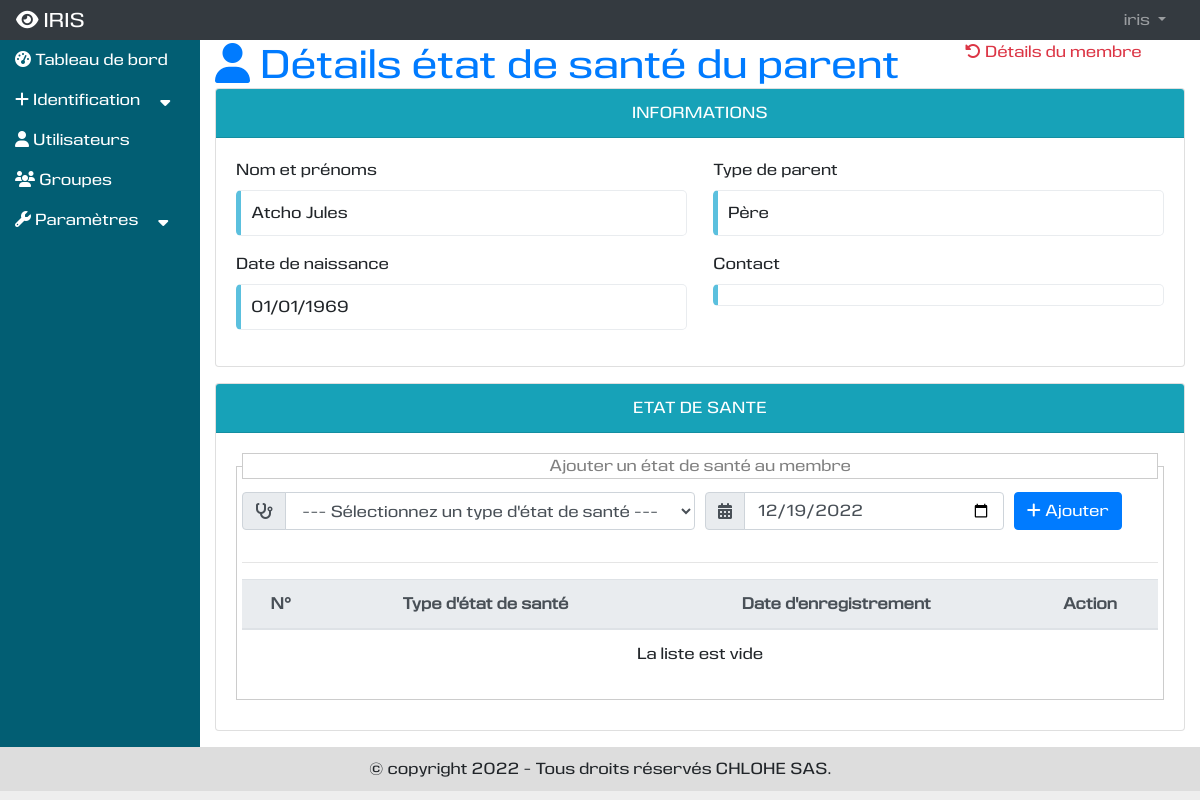
The app's page /presentation/detail-parent-secteuragricole/6 (signed in) with its own data.
### vieprofessionnelle/models.py (models this page shows, shortened)
class Parent(models.Model):
    nomprenoms = models.CharField(max_length=250, verbose_name="Nom et prénoms")
    datenaissance = models.DateField(null=True, blank=True, verbose_name="Date de naissance")
    contact = models.CharField(max_length=50, null=True, blank=True, default="", verbose_name="Contact")
    adresse = models.CharField(max_length=150, null=True, blank=True,default="", verbose_name="Adresse")
    dateenre = models.DateTimeField(default=None, null=True, blank=True, verbose_name="Date d'enregistrement")
    typeparent = models.ForeignKey(TypeParent, on_delete=models.CASCADE)

class TypeParent(models.Model):
    libelle = models.CharField(max_length=100, verbose_name="Libellé", unique=True)
    def __str__(self):
        return self.libelle

### presentation/views.py (the view)
# urls.py: path('detail-parent-secteuragricole/<str:id>', views.detail_parent_secteuragricole, name='detail_parent_secteuragricole'),
@login_required
@permission_required('vieprofessionnelle.add_membre', raise_exception=True)
def detail_parent_secteuragricole(request, id):
    try:
        parent = Parent.objects.get(id=id)
    except Parent.DoesNotExist:
        messages.error(request, "Ce parent n'existe pas.")
        return HttpResponseRedirect(reverse('presentation:ajouter_secteuragricole'))
    typeetatsantes = TypeEtatSante.objects.order_by('id')
    etatsantes = EtatSante.objects.filter(parent=parent).order_by('id')
    context = {
        'title': "Détials état de santé du parent",
        'typeetatsantes': typeetatsantes,
        'etatsantes': etatsantes,
        'parent': parent,
    }
    return render(request, 'presentation/detail_parent_secteuragricole.html', context)

### presentation/templates/presentation/detail_parent_secteuragricole.html (shortened to what this page needs)
{% extends 'utilisateur/base.html' %}
{% load static %}
{% block tableau_de_bord %}
<div class="row">
    <div class="col-md-12">
        <div class="row">
            <div class="col-md-9">
                <h1 class="text-primary"><i class="fas fa-user"></i> Détails état de santé du parent</h1>
            </div>
            <div class="col-md-3">
                <a href="{% url 'presentation:retour_liste_membre' %}" class="text-danger"><i class="fas fa-undo-alt"></i> Détails du membre</a>
            </div>
        </div>
    </div>
    <div class="col-md-12 mb-3">
        <div class="card">
            <div class="card-header text-white text-center bg-info">INFORMATIONS</div>
            <div class="card-body">
                <div class="form-row mb-3">
                    <div class="col mr-3">
                        <label>Nom et prénoms</label>
                        <p class="contour-info">
                            {{parent.nomprenoms}}
                        </p>
                    </div>
                    <div class="col">
                        <label>Type de parent</label>
                        <p class="contour-info">
                            {{parent.typeparent}}
                        </p>
                    </div>
                </div>
                <div class="form-row mb-3">
                    <div class="col mr-3">
                        <label>Date de naissance</label>
                        <p class="contour-info">
                            {{parent.datenaissance|date:"d/m/Y"}}
                        </p>
                    </div>
                    <div class="col">
                        <label>Contact</label>
                        <p class="contour-info">
                        </p>
                    </div>
                </div>
            </div>
        </div>
    </div>
    <div class="col-md-12 mb-3">
        <div class="card">
            <div class="card-header text-white text-center bg-info">ETAT DE SANTE</div>
            <div class="card-body">
                <form action="post" method="#" id="form_etatsante">
                    <fieldset style="border:1px solid #CCC; margin-bottom:10px; padding:5px;">
                    <legend style="font-size:1em;color:gray;border:1px solid #CCC; text-align:center;">
                        Ajouter un état de santé au membre
                    </legend>
                    <div class="form-row mb-2">
                        <div class="col-md-6">
                            <div class="input-group mb-3">
                                <div class="input-group-prepend">
                                    <label class="input-group-text" for="select_typeetatsante"><i class="fas fa-stethoscope"></i></label>
                                </div>
                                <select name="select_typeetatsante" id="select_typeetatsante" class="form-control" required>
                                    <option value="" selected>--- Sélectionnez un type d'état de santé ---</option>
                                </select>
                            </div>
                        </div>
                        <div class="col-md-4">
                            <div class="input-group mb-3">
                                <div class="input-group-prepend">
                                    <span class="input-group-text"><i class="fas fa-calendar-alt"></i></span>
                                </div>
                                <input type="date" name="dateenre_e" id="dateenre_e" value="{% now 'Y-m-d' %}" class="form-control">
                            </div>
                        </div>
                        <div class="col-md-2">
                            <div class="input-group mb-3 justify-content-start">
                                <button type="submit" id="envoyer_etatsante" name="envoyer_etatsante" class="btn btn-primary">
                                    <i class="fa fa-plus"></i> Ajouter
                                </button>
                            </div>
                        </div>
                    </div>
                    <hr />
                    <table class="table table-hover table-responsive-md text-center" id="tableetatsante">
                        <thead>
                        <tr class="thead-light">
                            <th>N°</th>
                            <th>Type d'état de santé</th>
                            <th>Date d'enregistrement</th>
                            <th>Action</th>
                        </tr>
                        </thead>
                        <tbody>
                        {% for etatsante in etatsantes %}
                        <tr>
                            <td>{{forloop.counter}}</td>
                            <td>{{etatsante.typeetatsante|upper}}</td>
                            <td>{{etatsante.dateenre|date:"d/m/Y"}}</td>
                            <td class="text-center">
                                <button type="button" title="Supprimer" class="btn btn-outline-danger btn-sm" data-toggle="modal" data-target="#etatsantesupprimermodal{{etatsante.id}}" data-backdrop="static"><i class="fas fa-trash-alt"></i></button>
                                <div class="modal fade" id="etatsantesupprimermodal{{etatsante.id}}" role="dialog">
                                    <div class="modal-dialog">
                                        <div class="modal-content">
                                            <div class="modal-header">
                                                <h4 class="modal-title">Confirmez-vous la suppression ?</h4>
                                                <button type="button" class="close" data-dismiss="modal">&times;</button>
                                            </div>
                                            <div class="modal-body">
                                                <h5>
                                                    Etat de santé : <strong>{{etatsante.typeetatsante.libelle|capfirst}}</strong>
                                                </h5>
                                            </div>
                                            <div class="modal-footer justify-content-center">
                                                <form style="display:inline-block; text-align:center" method="get" action="#">
                                                    <input type="text" name="id_parent_etatsante_s" id="id_parent_etatsante_s{{etatsante.id}}" value="{{parent.id}}" hidden>
                                                    <button type="submit" name="supprimer_e" value="{{etatsante.id}}" class="btn btn-success btn-sm">Oui</button>
                                                </form>
                                                <button class="btn btn-danger btn-sm" name="annuler_e" data-dismiss="modal">Non</button>
                                            </div>
                                        </div>
                                    </div>
                                </div>
                            </td>
                        </tr>
                        {% empty %}
                        <tr class="text-center">
                            <td colspan="4" class="text-center">
                                La liste est vide
                            </td>
                        </tr>
                        {% endfor %}
                        </tbody>
                    </table>
                </fieldset>
                </form>
            </div>
        </div>
    </div>
</div>
{% include 'toast.html' %}
{% endblock %}

### templates/nav.html (shortened to what this page needs)
<nav class="navbar navbar-expand-md bg-dark navbar-dark">
  <a class="navbar-brand" href="{% url 'presentation:index' %}"><i class="fas fa-eye"></i> IRIS</a>
  <div class="collapse navbar-collapse" id="collapsNavbar">
    <ul class="navbar-nav">
      {% if not user.is_authenticated %}
      <li class="nav-item">
        <a class="nav-link" href="{% url 'utilisateur:connexion' %}">Connexion</a>
      </li>
      <li class="nav-item">
        <a class="nav-link" href="{% url 'utilisateur:inscription' 0 %}">S'inscrire</a>
      </li>
      {% else %}
      <li class="nav-item dropdown" style="position: relative;">
        <a class="nav-link dropdown-toggle" href="#" id="navbardrop" data-toggle="dropdown">
          {{user.get_username}}
        </a>
      </li>
      {% endif %}
    </ul>
  </div>
</nav>

### static/css/css.css (style rules this page uses)
body { margin: 0px; padding: 0px; background : #EEE; font-family: 'eurocinewebfont'; }
nav { margin: 0px; padding: 0px; padding: 10px 10px 0px 10px; height: 40px; background: #DDD; }
nav div { display: flex; flex-direction: row; flex-wrap: wrap; justify-content: flex-end; }
nav div ul { margin: 0px; padding: 0px; list-style-type: none; }
nav div ul li { display: inline-block; margin-right: 10px; }
nav div ul li a { text-decoration: none; }
.contour-info { display : block; margin:0px; padding-left: 10px; padding-top: 10px; padding-bottom: 10px; border: 1px solid #e9ecef; border-left: solid 5px #5bc0de; border-radius: 5px; }
#contenu h1 { margin: 0px; padding : 0px; }

### records on screen
Parent: nomprenoms "Atcho Jules", typeparent "Père", datenaissance "01/01/1969"

### other values on screen
{{ user.get_username }} "iris"
{{ annee }} "2022"
